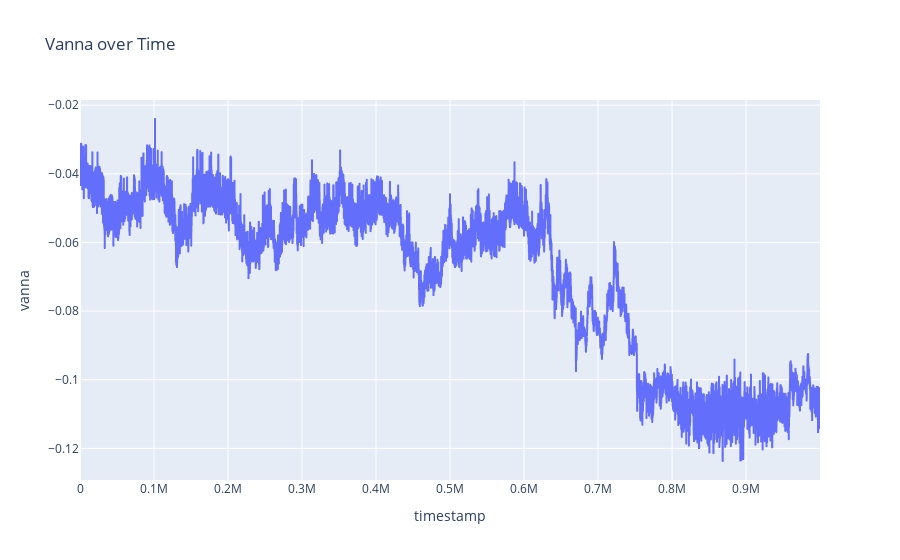

The notebook cell this image was saved under:
### Code cell
df_coconut_call['vanna'] = df_coconut_call.apply(lambda row: vanna(row['mid_price_coconut'], strike_price, row['time_to_expiry'], row['implied_vol']), axis=1)
fig = px.line(df_coconut_call, x='timestamp', y='vanna', title='Vanna over Time')
fig.show()

### Figure 1 — Plotly figure (JSON) as saved in the notebook; plotly's stock layout.template omitted (floating-point values rounded to 4 significant figures; data arrays with more than 128 entries replaced by an {"elided": "..."} marker saying what was removed)
{"data": [{"hovertemplate": "timestamp=%{x}<br>vanna=%{y}<extra></extra>", "legendgroup": "", "line": {"color": "#636efa", "dash": "solid"}, "marker": {"symbol": "circle"}, "mode": "lines", "name": "", "showlegend": false, "type": "scattergl", "x": {"elided": "10000 int values"}, "xaxis": "x", "y": {"elided": "10000 float values"}, "yaxis": "y"}], "layout": {"legend": {"tracegroupgap": 0}, "title": {"text": "Vanna over Time"}, "xaxis": {"anchor": "y", "domain": [0, 1], "title": {"text": "timestamp"}}, "yaxis": {"anchor": "x", "domain": [0, 1], "title": {"text": "vanna"}}}}
